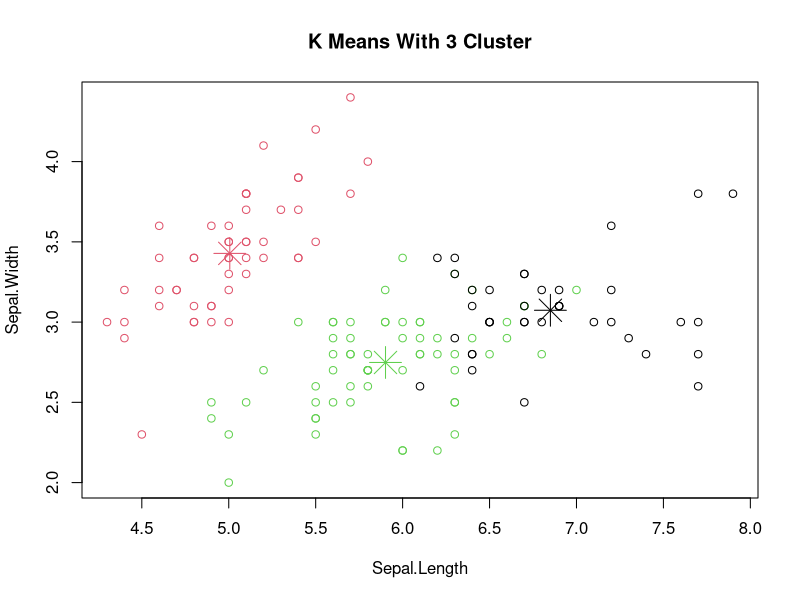
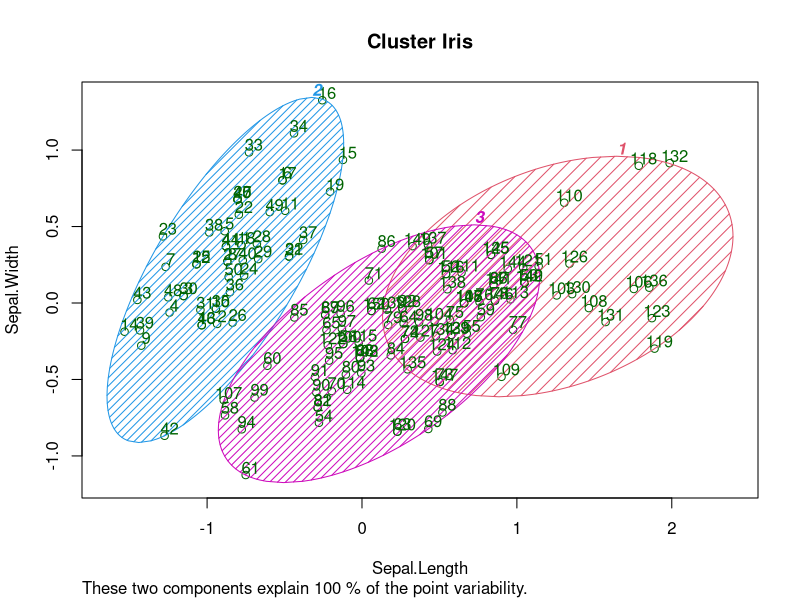
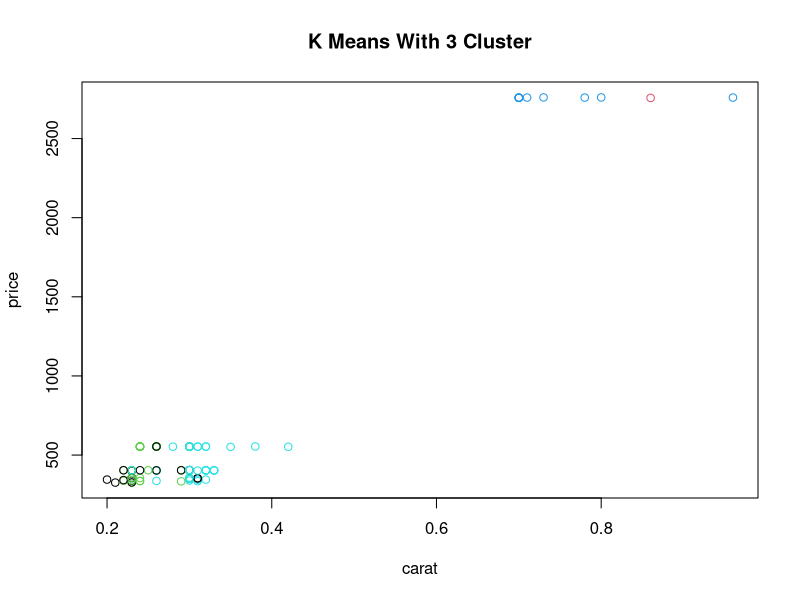
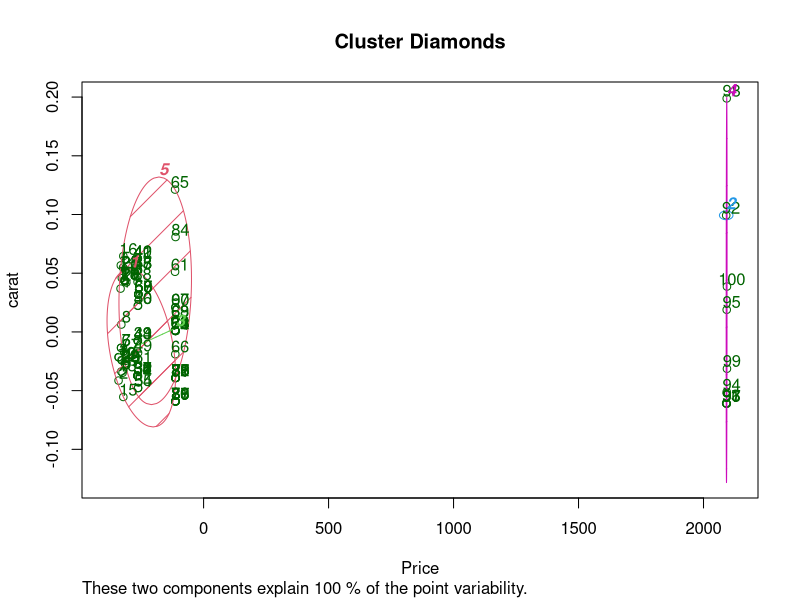
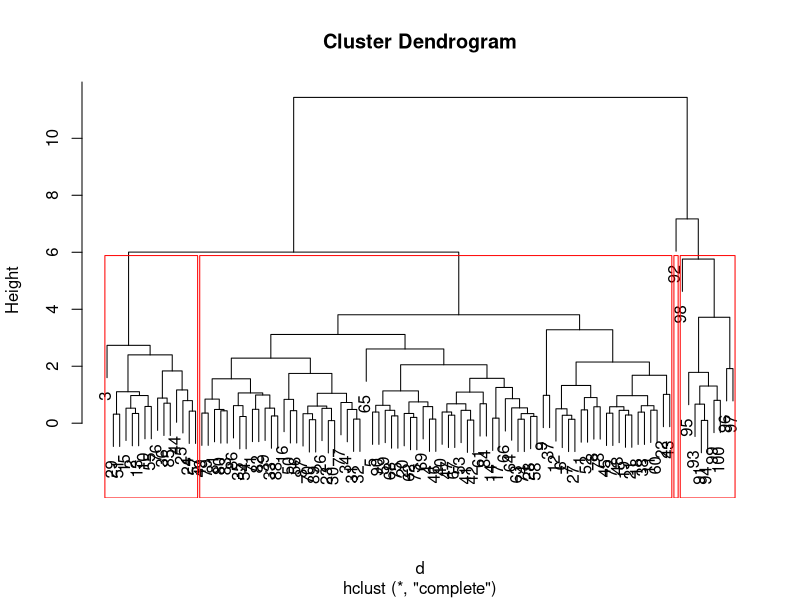

These charts were generated, in order, by the following R code:
# clustering

# k-means

data = iris
data_ = iris[,-ncol(data)]

library(cluster)

kmeans.re = kmeans(data_,centers = 3,nstart = 20)

kmeans.re$cluster
kmeans.re$centers

confusion_table = table(data$Species, kmeans.re$cluster)
accuracy = sum(diag(confusion_table)) / sum(confusion_table)

print(paste("Accuracy: ",accuracy))


plot(data_[c("Sepal.Length","Sepal.Width")],
     col = kmeans.re$cluster,
     main = "K Means With 3 Cluster")


points(kmeans.re$centers[,c("Sepal.Length","Sepal.Width")],
       col = 1:3,
       pch = 8, cex = 3)

ykmeans = kmeans.re$cluster

clusplot(data_[,c("Sepal.Length","Sepal.Width")],
         ykmeans,
         lines = 0,
         shade = TRUE,
         color = TRUE,
         labels = 2,
         plotchar = FALSE,
         span = TRUE,
         main = paste("Cluster Iris"),
         xlab = "Sepal.Length",
         ylab = "Sepal.Width"
         )


# diamond data set: 

library(ggplot2)
data = as.data.frame(diamonds)


data_ = data[sapply(data,is.numeric)]
View(data_)
data_ = data_[1:100,]



summary(data_)

scale_data = scale(data_)
summary(scale_data)

library(cluster)

kmeans.re = kmeans(scale_data, centers = 5, nstart = 20)
kmeans.re


kmeans.re$cluster
kmeans.re$centers

confusion_table = table(data$cut[1:100], kmeans.re$cluster)
confusion_table

accuracy = sum(diag(confusion_table)) / sum(confusion_table)

print(accuracy)

plot(data_[,c("carat","price")], col = kmeans.re$cluster, main = "K Means With 3 Cluster")

ykmeans = kmeans.re$cluster
clusplot(data_[,c("carat","price")],
         ykmeans,
         lines = 0,
         shade = TRUE,
         color = TRUE,
         labels = 2,
         plotchar = FALSE,
         span = TRUE,
         main = paste("Cluster Diamonds"),
         xlab = "Price",
         ylab = "carat"
)


# cluster dendrogram

d = dist(scale_data, method = "euclidean")
hfit = hclust(d)
plot(hfit)

graph = cutree(hfit, k = 4)
graph

rect.hclust(hfit, k = 4, border = "red")



